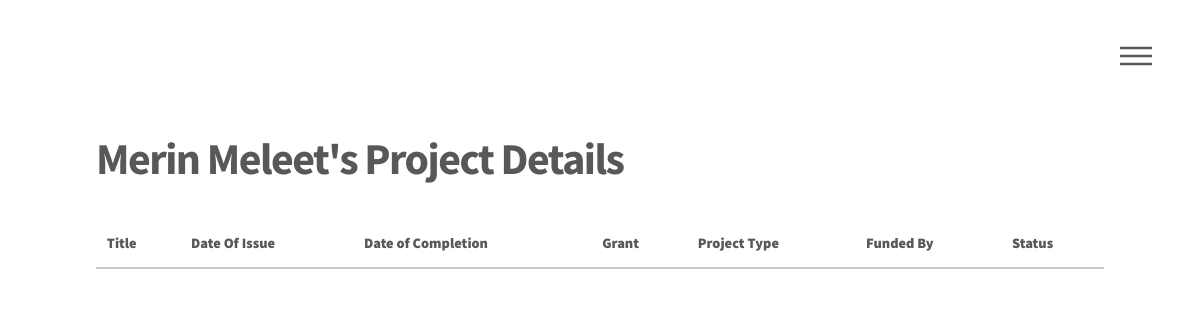
The page /guide/view-current-projects?g_id=1 on the database as committed earlier.
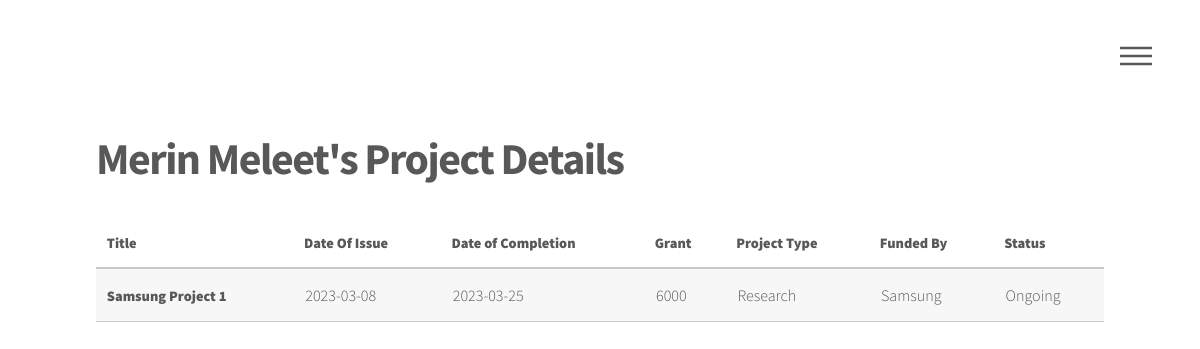
The same page on the database as committed later.
### main.py (models this page shows)
class ProjectDetails(db.Model):
    p_id = db.Column(db.Integer, primary_key=True)
    grant = db.Column(db.String(1000), nullable=False)
    date_of_issue = db.Column(db.String(1000), nullable=False)
    date_of_completion = db.Column(db.String(1000), nullable=False)
    project_type = db.Column(db.String(1000), nullable=False)
    funded_by = db.Column(db.String(1000), nullable=False)
    status = db.Column(db.String(1000), nullable=False)
    title = db.Column(db.String(1000), nullable=False)

### main.py (the view)
@app.route("/guide/view-current-projects")
def view_current_projects_g():
    g_id = int(request.args.get("g_id"))
    current_guide = Guide.query.get(g_id)
    return render_template("view_project_details.html",
                           all_projects=ProjectDetails.query.filter_by(p_id=current_guide.g_p_id),
                           table_heading=f"{current_guide.g_fname} {current_guide.g_mname} {current_guide.g_lname}'s Project Details",
                           admin=False)

### templates/view_project_details.html (shortened to what this page needs)
{% include "header.html" %}
<div id="main">
						<div class="inner">
							<header>
								<h1>{{ table_heading }}</h1>
							</header>
<table class="table table-striped table-light">
  <thead class="thead-dark">
    <tr>
      <th scope="col">Title</th>
      <th scope="col">Date Of Issue</th>
      <th scope="col">Date of Completion</th>
      <th scope="col">Grant</th>
      <th scope="col">Project Type</th>
      <th scope="col">Funded By</th>
      <th scope="col">Status</th>
    </tr>
  </thead>
  <tbody>
    {% for p in all_projects: %}
    <tr>
      <th scope="row">{{p.title}}</th>
      <td>{{p.date_of_issue}}</td>
      <td>{{p.date_of_completion}}</td>
      <td>{{p.grant}}</td>
      <td>{{p.project_type}}</td>
      <td>{{p.funded_by}}</td>
      <td>{{p.status}}</td>
    </tr>
    {% endfor %}
  </tbody>
</table>
                </div>
</div>
{% include "footer.html" %}

### templates/header.html (shortened to what this page needs)
<!DOCTYPE HTML>
<html>
	<head>
		<link rel="stylesheet" href="{{ url_for('static', filename='css/main.css') }}" />
	</head>
	<body class="is-preload">
			<div id="wrapper">
					<header id="header">
						<div class="inner">
								<nav>
									<ul>
										<li><a href="#menu">Menu</a></li>
									</ul>
								</nav>
						</div>
					</header>

### templates/footer.html (shortened to what this page needs)
	</body>
</html>

### static/css/main.css (style rules this page uses)
html, body, div, span, applet, object, iframe, h1, h2, h3, h4, h5, h6, p, blockquote, pre, a, abbr, acronym, address, big, cite, code, del, dfn, em, img, ins, kbd, q, s, samp, small, strike, strong, sub, sup, tt, var, b, u, i, center, dl, dt, dd, ol, ul, li, fieldset, form, label, legend, table, caption, tbody, tfoot, thead, tr, th, td, article, aside, canvas, details, embed, figure, figcaption, footer, header, hgroup, menu, nav, output, ruby, section, summary, time, mark, audio, video { margin: 0; padding: 0; border: 0; font-size: 100%; font: inherit; vertical-align: baseline; }
article, aside, details, figcaption, figure, footer, header, hgroup, menu, nav, section { display: block; }
body { line-height: 1; }
ol, ul { list-style: none; }
table { border-collapse: collapse; border-spacing: 0; }
body { -webkit-text-size-adjust: none; }
body { -ms-overflow-style: scrollbar; }
html { box-sizing: border-box; }
*, *:before, *:after { box-sizing: inherit; }
body { background: #ffffff; }
body, input, select, textarea { color: #585858; font-family: "Source Sans Pro", Helvetica, sans-serif; font-size: 16pt; font-weight: 300; line-height: 1.75; }
@media screen and (max-width: 1680px) { body, input, select, textarea { font-size: 14pt; } }
@media screen and (max-width: 1280px) { body, input, select, textarea { font-size: 12pt; } }
a { -moz-transition: border-bottom-color 0.2s ease, color 0.2s ease; -webkit-transition: border-bottom-color 0.2s ease, color 0.2s ease; -ms-transition: border-bottom-color 0.2s ease, color 0.2s ease; transition: border-bottom-color 0.2s ease, color 0.2s ease; text-decoration: none; color: #585858; border-bottom: dotted 1px rgba(88, 88, 88, 0.5); }
h1 { font-size: 2.75em; font-weight: 700; line-height: 1.3; margin: 0 0 1em 0; letter-spacing: -0.035em; }
ul { list-style: disc; margin: 0 0 2em 0; padding-left: 1em; }
ul li { padding-left: 0.5em; }
table { margin: 0 0 2em 0; width: 100%; }
table tbody tr { border: solid 1px #c9c9c9; border-left: 0; border-right: 0; }
table tbody tr:nth-child(2n + 1) { background-color: rgba(144, 144, 144, 0.075); }
table td { padding: 0.75em 0.75em; }
table th { font-size: 0.9em; font-weight: 900; padding: 0 0.75em 0.75em 0.75em; text-align: left; }
table thead { border-bottom: solid 2px #c9c9c9; }
#header { padding: 8em 0 0.1em 0 ; }
#header nav { position: fixed; right: 2em; top: 2em; z-index: 10000; }
#header nav ul { display: -moz-flex; display: -webkit-flex; display: -ms-flex; display: flex; -moz-align-items: center; -webkit-align-items: center; -ms-align-items: center; align-items: center; list-style: none; margin: 0; padding: 0; }
#header nav ul li { display: block; padding: 0; }
#header nav ul li a { display: block; position: relative; height: 3em; line-height: 3em; padding: 0 1.5em; background-color: rgba(255, 255, 255, 0.5); border-radius: 4px; border: 0; font-size: 0.8em; font-weight: 900; letter-spacing: 0.35em; text-transform: uppercase; }
#header nav ul li a[href="#menu"] { -webkit-tap-highlight-color: transparent; width: 4em; text-indent: 4em; font-size: 1em; overflow: hidden; padding: 0; white-space: nowrap; }
#header nav ul li a[href="#menu"]:before, #header nav ul li a[href="#menu"]:after { -moz-transition: opacity 0.2s ease; -webkit-transition: opacity 0.2s ease; -ms-transition: opacity 0.2s ease; transition: opacity 0.2s ease; content: ''; display: block; position: absolute; top: 0; left: 0; width: 100%; height: 100%; background-position: center; background-repeat: no-repeat; background-size: 2em 2em; }
#header nav ul li a[href="#menu"]:before { opacity: 0; }
#header nav ul li a[href="#menu"]:after { opacity: 1; }
#wrapper { -moz-transition: opacity 0.45s ease; -webkit-transition: opacity 0.45s ease; -ms-transition: opacity 0.45s ease; transition: opacity 0.45s ease; opacity: 1; }
#main { padding: 0em 0 6em 0 ; }
#wrapper > * > .inner { width: 100%; max-width: 68em; margin: 0 auto; padding: 0 2.5em; }

Rows that differ between the two databases and show on the page:
added ProjectDetails: title "Samsung Project 1", date_of_issue "2023-03-08", date_of_completion "2023-03-25", grant "6000", project_type "Research", funded_by "Samsung", status "Ongoing"
